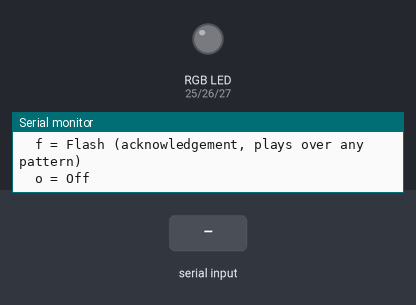
This sketch was run on a simulated ESP32. On the bench: an RGB LED mixed from three pins (HIGH = lit), the last lines printed to the serial monitor. Dashed ring = blinking. The test bench sets the inputs (shaded band). Dim RGB values are drawn brighter than linear.

Above: at 1.7 s.
1.8 s: "w\n" received over Serial
4.8 s: "c\n" received over Serial
7.8 s: "n\n" received over Serial
At 8.06 s:
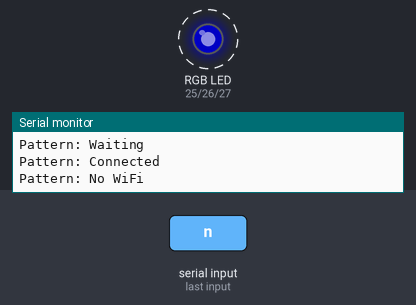
10.8 s: "f\n" received over Serial
At 10.88 s:
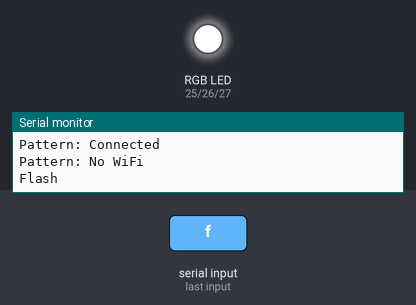
12.4 s: "c\n" received over Serial
At 13.16 s:
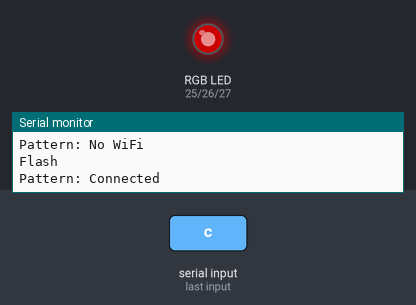
15.4 s: "f\n" received over Serial
At 17.41 s:
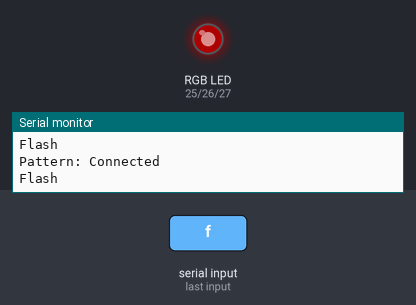
Timing chart, 0 to 65.9 s (numbered marks = the images above; inputs shaded):
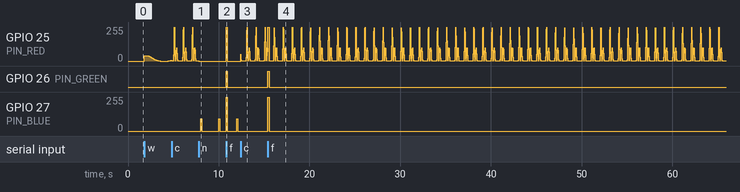

The sketch:

02_led_patterns.ino
```cpp
/*
  02_led_patterns.ino  -  Heart Doll, Phase 1, Test B: LED patterns

  What this sketch does
  ---------------------
  Draws every light pattern the doll will use, smoothly, using PWM:
    w = Waiting    slow red "breathing" (the doll person pressed Heart)
    c = Connected  red "lub-dub" heartbeat (the phone person is available)
    n = No WiFi    faint blue blink every 2 seconds
    f = Flash      quick white flash (acknowledges a button press)
    o = Off
  Type a letter in the Serial Monitor and press Enter to switch.

  Why it exists
  -------------
  Two ideas the whole project depends on:
    1. PWM: an LED is dimmed by switching it on and off thousands of
       times a second. The fraction of time it's on ("duty") sets the
       brightness your eye sees.
    2. No delay(): every pattern is a function of the clock, millis().
       loop() runs thousands of times a second, asks "what time is it?"
       and sets the brightness for that moment. Nothing ever waits, so
       later the same loop can also read buttons and WiFi.

  Wiring: same as Test A (GPIO25/26/27 through resistors, common leg on
  the - rail, or the + rail for a common-anode LED).

  Needs: esp32 board package 3.x (uses ledcAttach / ledcWrite).
*/

#include <math.h>   // cosf(), expf(), fmaxf()

// ---------------------------------------------------------------------
// Settings: pins and LED type (copy COMMON_ANODE from Test A's result)
// ---------------------------------------------------------------------
const int  PIN_RED   = 25;
const int  PIN_GREEN = 26;
const int  PIN_BLUE  = 27;
const bool COMMON_ANODE = false;

// PWM settings. 5000 Hz is far too fast to see flicker. 8 bits gives
// brightness steps from 0 (off) to 255 (full).
const uint32_t PWM_FREQ_HZ = 5000;
const uint8_t  PWM_BITS    = 8;
const int      PWM_MAX     = 255;   // (1 << PWM_BITS) - 1

// How often to update the LED, in ms. 10 ms = 100 updates a second,
// smoother than the eye can tell, and it leaves loop() free the rest
// of the time.
const unsigned long LED_FRAME_MS = 10;

// ---------------------------------------------------------------------
// Settings: the feel of each pattern (tune these freely)
// ---------------------------------------------------------------------
// Waiting: one full breath (dim -> bright -> dim) every BREATH_MS.
const unsigned long BREATH_MS   = 4000;   // safe range 2000..8000
const float         WAITING_MAX = 0.40f;  // peak brightness, 0..1

// Connected: one heartbeat every BEAT_MS. 1000 ms = 60 beats per minute.
const unsigned long BEAT_MS     = 1000;   // safe range 600..1500
const float         HEART_FLOOR = 0.06f;  // faint glow between beats, 0..1

// No WiFi: a short blue blink.
const unsigned long NOWIFI_PERIOD_MS = 2000;
const unsigned long NOWIFI_ON_MS     = 120;
const float         NOWIFI_LEVEL     = 0.60f;  // blue is dim at 3.3 V, so higher

// Acknowledgement flash length.
const unsigned long FLASH_MS = 150;


// ---------------------------------------------------------------------
// State
// ---------------------------------------------------------------------
char mode = 'o';                 // current pattern: 'w', 'c', 'n' or 'o'
bool flashing = false;           // is a flash playing on top of the pattern?
unsigned long flashStartMs = 0;  // when the flash started
unsigned long lastFrameMs  = 0;  // when we last updated the LED


// ---------------------------------------------------------------------
// Low level: set one colour channel to a brightness from 0.0 to 1.0
// ---------------------------------------------------------------------
void writeChannel(int pin, float level) {
  // Keep the value in range, whatever the caller passed.
  if (level < 0.0f) level = 0.0f;
  if (level > 1.0f) level = 1.0f;

  // Gamma correction. Eyes are much more sensitive to changes in dim
  // light than in bright light, so a straight 0..255 ramp looks like it
  // jumps up fast and then sits at "bright". Squaring the level spends
  // more of the range on the dim end, which makes fades look even.
  float perceived = level * level;

  int duty = (int)(perceived * PWM_MAX + 0.5f);   // +0.5 rounds to nearest

  // Common anode LEDs light when the pin is LOW, so the duty is flipped:
  // 0 means fully on and 255 means off.
  if (COMMON_ANODE) duty = PWM_MAX - duty;

  ledcWrite(pin, duty);
}

// Set all three channels at once.
void setRGB(float red, float green, float blue) {
  writeChannel(PIN_RED, red);
  writeChannel(PIN_GREEN, green);
  writeChannel(PIN_BLUE, blue);
}


// ---------------------------------------------------------------------
// Patterns. Each takes the current time and returns a brightness 0..1.
// They hold no state of their own, so they can be switched at any
// moment, mid-breath or mid-beat, without glitches.
// ---------------------------------------------------------------------

// Waiting: a cosine wave. phase goes 0 -> 1 over one breath;
// (1 - cos(2*pi*phase)) / 2 goes 0 -> 1 -> 0 smoothly over that time.
float breathLevel(unsigned long now) {
  float phase = (float)(now % BREATH_MS) / (float)BREATH_MS;
  float wave  = (1.0f - cosf(2.0f * PI * phase)) / 2.0f;
  return wave * WAITING_MAX;
}

// A smooth bump: 1.0 at 'center', fading to ~0 about two 'width's away.
// (It's the bell-curve shape; any smooth hump would do.)
float bump(float t, float center, float width) {
  float x = (t - center) / width;
  return expf(-x * x);
}

// Connected: "lub-dub". A strong pulse, then a weaker one shortly after,
// then rest until the next beat. Times are in ms from the start of a beat.
float heartbeatLevel(unsigned long now) {
  float t   = (float)(now % BEAT_MS);
  float lub = bump(t, 120.0f, 55.0f);          // first, strongest pulse
  float dub = 0.6f * bump(t, 360.0f, 70.0f);   // second, softer pulse
  // fmaxf picks the higher of the two, so the pulses never add up past 1.
  return HEART_FLOOR + (1.0f - HEART_FLOOR) * fmaxf(lub, dub);
}

// No WiFi: true during the short "on" part of each period.
bool noWifiBlinkOn(unsigned long now) {
  return (now % NOWIFI_PERIOD_MS) < NOWIFI_ON_MS;
}


// ---------------------------------------------------------------------
// Serial Monitor commands
// ---------------------------------------------------------------------
void printHelp() {
  Serial.println();
  Serial.println("=== Heart Doll - Phase 1, Test B: LED patterns ===");
  Serial.println("Type a letter and press Enter:");
  Serial.println("  w = Waiting (slow breathing)");
  Serial.println("  c = Connected (heartbeat)");
  Serial.println("  n = No WiFi (blue blink)");
  Serial.println("  f = Flash (acknowledgement, plays over any pattern)");
  Serial.println("  o = Off");
  Serial.println();
}

void readSerialCommands() {
  // Handle every character that has arrived since the last loop.
  while (Serial.available() > 0) {
    char c = Serial.read();
    if (c == '\n' || c == '\r' || c == ' ') continue;   // ignore Enter and spaces

    if (c == 'w' || c == 'c' || c == 'n' || c == 'o') {
      mode = c;
      Serial.print("Pattern: ");
      if (c == 'w') Serial.println("Waiting");
      if (c == 'c') Serial.println("Connected");
      if (c == 'n') Serial.println("No WiFi");
      if (c == 'o') Serial.println("Off");
    } else if (c == 'f') {
      flashing = true;
      flashStartMs = millis();
      Serial.println("Flash");
    } else {
      Serial.print("Unknown command: ");
      Serial.println(c);
      printHelp();
    }
  }
}


// ---------------------------------------------------------------------
// setup() and loop()
// ---------------------------------------------------------------------
void setup() {
  Serial.begin(115200);
  delay(500);   // only in setup: give the USB serial a moment

  // Attach each pin to the ESP32's PWM hardware (called LEDC).
  // From esp32 core 3.0, you attach by pin number; no channel numbers.
  bool ok = ledcAttach(PIN_RED,   PWM_FREQ_HZ, PWM_BITS) &&
            ledcAttach(PIN_GREEN, PWM_FREQ_HZ, PWM_BITS) &&
            ledcAttach(PIN_BLUE,  PWM_FREQ_HZ, PWM_BITS);
  if (!ok) {
    Serial.println("ERROR: ledcAttach failed. Check the pin numbers and that the esp32 package is 3.x.");
  }

  setRGB(0, 0, 0);
  printHelp();
}

void loop() {
  unsigned long now = millis();

  // 1. Input: always first, and never blocked by the animation.
  readSerialCommands();

  // 2. Output: only redraw every LED_FRAME_MS.
  //    (now - lastFrameMs) stays correct even when millis() wraps
  //    around after ~49 days, because unsigned subtraction wraps too.
  if (now - lastFrameMs < LED_FRAME_MS) return;
  lastFrameMs = now;

  // A flash, while it lasts, overrides whatever pattern is running.
  if (flashing) {
    if (now - flashStartMs < FLASH_MS) {
      setRGB(1.0f, 1.0f, 1.0f);
      return;
    }
    flashing = false;   // flash finished: fall through to the pattern
  }

  if (mode == 'w') {
    setRGB(breathLevel(now), 0, 0);
  } else if (mode == 'c') {
    setRGB(heartbeatLevel(now), 0, 0);
  } else if (mode == 'n') {
    setRGB(0, 0, noWifiBlinkOn(now) ? NOWIFI_LEVEL : 0.0f);
  } else {
    setRGB(0, 0, 0);
  }
}
```

Measured:
- after the input at 7.8 s, GPIO 27 (PIN_BLUE): alternates 92/255 for 0.12 s and 0/255 for 1.9 s, starting after 0.20 s
- after the input at 10.8 s, GPIO 25 (PIN_RED): 0/255 → 255/255 at once, → 0/255 0.15 s later; GPIO 26 (PIN_GREEN): LOW → HIGH at once, → LOW 0.15 s later
- after the input at 15.4 s, GPIO 26 (PIN_GREEN): LOW → HIGH at once, → LOW 0.15 s later; GPIO 27 (PIN_BLUE): 0/255 → 255/255 at once, → 0/255 0.15 s later
